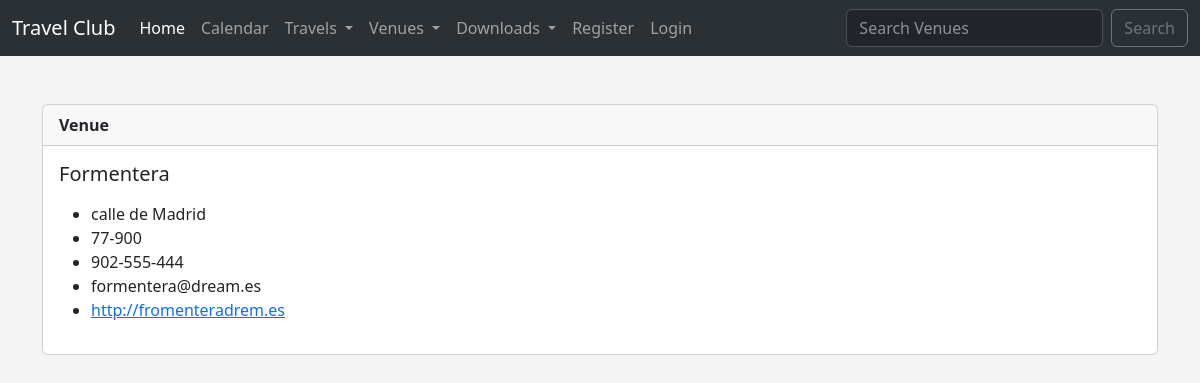
Page /show_venue/1 on the committed database.
### travel/models.py (models this page shows)
class Venue(models.Model):
    name = models.CharField('Venue Name', max_length=120)
    address = models.CharField(max_length=300)
    zip_code = models.CharField('Zip Code', max_length=15)
    phone = models.CharField('Contact Phone', max_length=25, blank=True)
    web = models.URLField('Website Address', blank=True)
    email_address = models.EmailField('Email', blank=True)
    owner = models.IntegerField('Venue Owner', blank=False, default=1)
    def __str__(self):
        return self.name

### travel/views.py (the view)
# urls.py: path('show_venue/<venue_id>', views.show_venue, name='show-venue'),
def show_venue(request, venue_id):
    venue = Venue.objects.get(pk=venue_id)
    return render(request, 'travel/show_venue.html', {'venue': venue})

### travel/templates/travel/show_venue.html
{% extends 'travel/base.html' %}
{% block content %}
<br>
<div class="card">
    <div class="card-header">
        <strong>Venue</strong>
    </div>
    <div class="card-body">
      <h5 class="card-title">{{ venue }}</h5>
      <p class="card-text">
        <ul>
       <li>{{ venue.address }}</li>
        <li>{{ venue.zip_code }}</li>
        <li>{{ venue.phone }}</li>
        <li>{{ venue.email_address }}</li>
        <li><a href="{{ venue.web }}">{{ venue.web }}</a></li>
    </ul>
      </p>
    </div>
  </div>
  <br>
{% endblock %}

### travel/templates/travel/base.html (style rules this page uses)
body { background: #f4f4f4 ; }

### rows in the picture
Venue: name "Formentera", address "calle de Madrid", zip_code "77-900", phone "902-555-444", email_address "formentera@dream.es", web "http://fromenteradrem.es"
